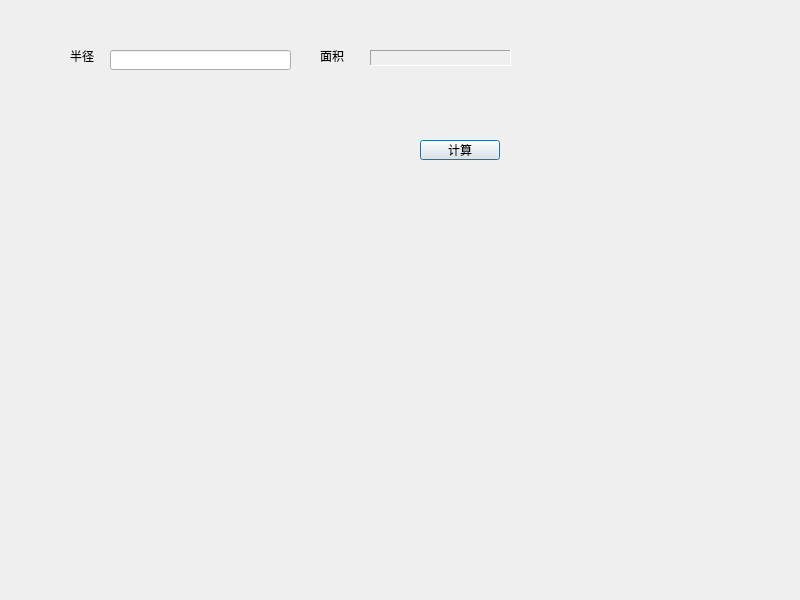
<?xml version="1.0" encoding="UTF-8"?>
<ui version="4.0">
 <class>Dialog</class>
 <widget class="QDialog" name="Dialog">
  <property name="geometry">
   <rect>
    <x>0</x>
    <y>0</y>
    <width>800</width>
    <height>600</height>
   </rect>
  </property>
  <property name="windowTitle">
   <string>Dialog</string>
  </property>
  <widget class="QLabel" name="labRadius">
   <property name="geometry">
    <rect>
     <x>70</x>
     <y>50</y>
     <width>54</width>
     <height>12</height>
    </rect>
   </property>
   <property name="text">
    <string>半径</string>
   </property>
  </widget>
  <widget class="QLabel" name="labArea">
   <property name="geometry">
    <rect>
     <x>320</x>
     <y>50</y>
     <width>54</width>
     <height>12</height>
    </rect>
   </property>
   <property name="text">
    <string>面积</string>
   </property>
  </widget>
  <widget class="QLabel" name="labResult">
   <property name="geometry">
    <rect>
     <x>370</x>
     <y>50</y>
     <width>141</width>
     <height>16</height>
    </rect>
   </property>
   <property name="frameShape">
    <enum>QFrame::Panel</enum>
   </property>
   <property name="frameShadow">
    <enum>QFrame::Sunken</enum>
   </property>
   <property name="text">
    <string/>
   </property>
  </widget>
  <widget class="QLineEdit" name="leRadius">
   <property name="geometry">
    <rect>
     <x>110</x>
     <y>50</y>
     <width>181</width>
     <height>20</height>
    </rect>
   </property>
  </widget>
  <widget class="QPushButton" name="btnCount">
   <property name="geometry">
    <rect>
     <x>420</x>
     <y>140</y>
     <width>80</width>
     <height>20</height>
    </rect>
   </property>
   <property name="text">
    <string>计算</string>
   </property>
  </widget>
 </widget>
 <resources/>
 <connections/>
</ui>
